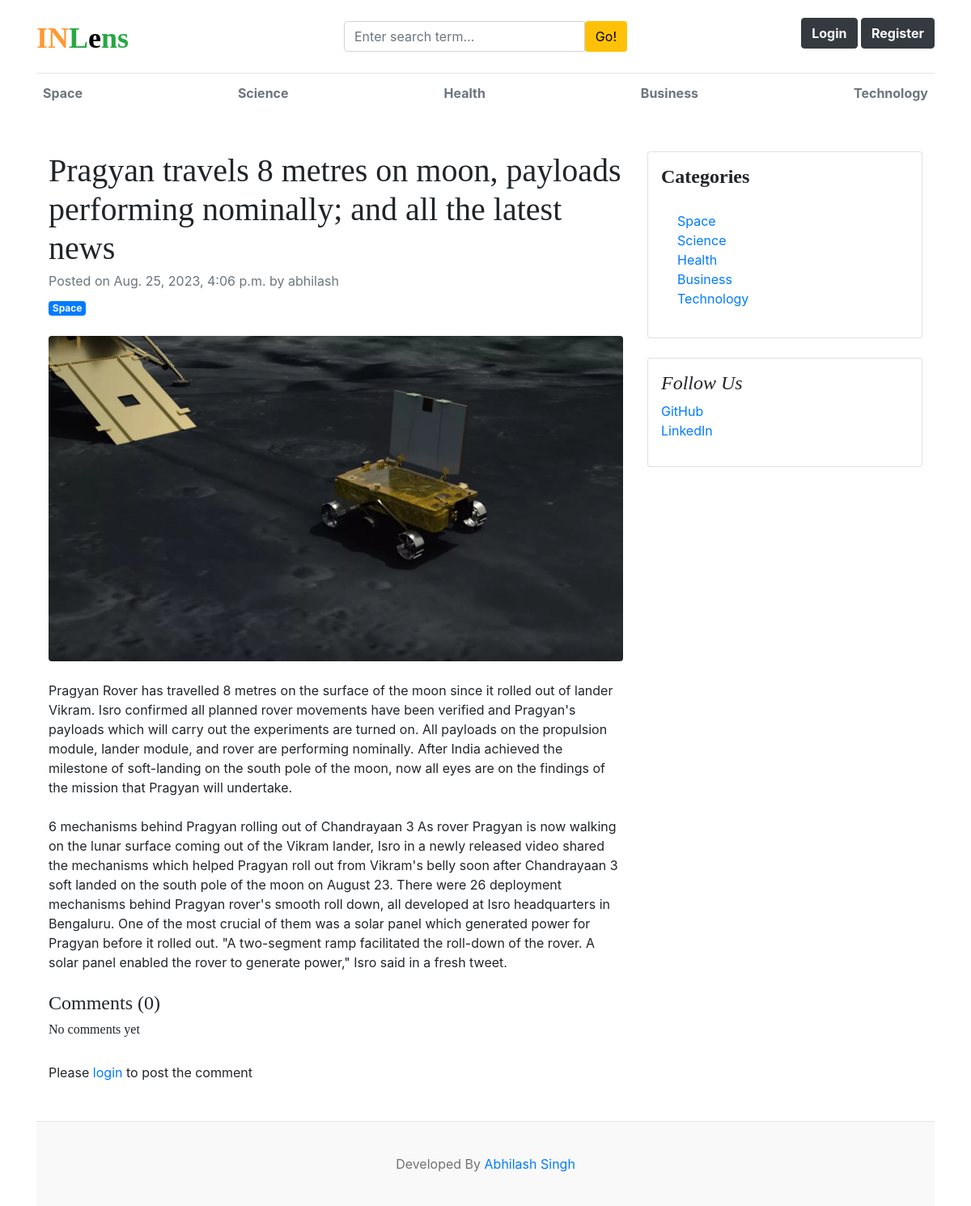
/blogs/title-38/, run on the app's committed database.
### blogs/models.py (models this page shows, shortened)
class Category(models.Model):
    category_name = models.CharField(max_length=200, unique=True)
    created_at = models.DateTimeField(auto_now_add=True)
    updated_at = models.DateTimeField(auto_now=True)
    class Meta: # to correct the spelling of categories changing the metadata.
        verbose_name_plural = 'categories'
    def __str__(self):
        return self.category_name

class Blog(models.Model):
    title =  models.CharField(max_length=1000)
    slug = models.SlugField(max_length=1000, unique=True, blank=True)
    category = models.ForeignKey(Category, on_delete=models.CASCADE) # means when we delete the category then the blog post of that category also will deleted.
    author = models.ForeignKey(User, on_delete=models.CASCADE) # if user delete then all blog also get deleted.
    featured_image = models.ImageField(upload_to='upload/%y/%m/%d', height_field=None, width_field=None, max_length=None)
    short_description = models.TextField(max_length= 2000, blank = True)
    blog_body = models.TextField(max_length= 2000, blank = True)
    status = models.CharField(max_length=20,choices=STATUS_CHOICES, default='Draft')
    is_featured = models.BooleanField(default=False)
    created_at = models.DateTimeField(auto_now_add=True)
    updated_at = models.DateTimeField(auto_now=True)

### assignments/models.py (models this page shows, shortened)
class SocialLink(models.Model):
    platform = models.CharField(max_length=25)
    link = models.URLField(max_length=100)
    created_at = models.DateTimeField(auto_now_add=True)
    updated_at = models.DateTimeField(auto_now=True)

### blogs/views.py (the view, shortened to what this page needs)
# urls.py: path('blogs/<slug:slug>/', BlogsView.blogs, name='blogs'),
def blogs(request, slug):
    single_blog = get_object_or_404(Blog, slug=slug, status='Published')
    comments = Comment.objects.filter(blog=single_blog)
    comment_count = comments.count()
    context = {
        'single_blog': single_blog,
        'comments': comments,
        'comment_count': comment_count,
    }
    return render(request, 'blogs.html', context)

### blogs/context_processors.py (called while the page is built)
def get_categories(request):
    categories = Category.objects.all()
    return dict(categories=categories)

def get_social_links(request):
    social_links = SocialLink.objects.all()
    return dict(social_links=social_links)

### templates/blogs.html
{% extends 'base.html' %}
{% block content %}
<div class="container mt-5">
    <div class="row">
        <div class="col-lg-8">
            <article>
                <header class="mb-4">
                    <h1 class="fw-bolder mb-1">{{single_blog.title}}</h1>
                    <div class="text-muted fst-italic mb-2">Posted on {{ single_blog.created_at}} by {{single_blog.author}}</div>
                    <a class="badge bg-primary text-decoration-none text-light" href="#!">{{ single_blog.category}}</a>
                </header>
                <figure class="mb-4"><img class="img-fluid rounded" src="{{ single_blog.featured_image.url }}" alt="..." /></figure>
                <section class="mb-5">
                    <p class="fs-5 mb-4">{{single_blog.short_description | safe }}</p>
                    <p class="fs-5 mb-4">{{single_blog.blog_body | safe }}</p>
                    <h4>Comments ({{ comment_count }})</h4>
                    {% if comments%}
                        {% for comment in comments %}
                        <div class="card">
                            <div class="card-body">
                                <p class="card-text mb-0">{{ comment }}</p>
                                <hr class="mb-0 mt-0">
                                    <span>
                                        <small> By {{ comment.user }}</small>
                                        <small>| {{ comment.created_at | timesince }} ago </small>
                                    </span>
                            </div>
                        </div>
                        {% endfor %}
                    {% else %}
                    <h6>No comments yet</h6>
                    {% endif %}
                    <br>
                    <div class="form-group">
                        {% if user.is_authenticated %}
                        <form action="" method="POST">
                            {% csrf_token %}
                            <div class="form-group">
                                <textarea name="comment" class="form-control" placeholder="Write your comment"></textarea>
                                <input type="submit" value="submit" class="btn btn-primary mt-2">
                            </div>
                        </form>
                        {%else%}
                        <p> Please <span><a href="{%url 'login' %}">login</a> to post the comment</span> </p>
                        {% endif  %}
                    </div>
                    </section>
            </article>
        </div>
        <div class="col-lg-4">
            <div class="card mb-4 p-3">
                <h4 class="font-weight-bold">Categories</h4>
                <div class="card-body">
                    <div class="row">
                        <div class="col-sm-6">
                            <ul class="list-unstyled mb-0">
                                {%  for cat in categories %}
                                <li><a href="{% url 'posts_by_category' cat.id%}">{{ cat.category_name }}</a></li>
                                {% endfor %}
                            </ul>
                        </div>
                        <div class="col-sm-6">
                        </div>
                    </div>
                </div>
            </div>
            {% if social_links %}
            <div class="card mb-4 p-3">
                <h4 class="font-italic">Follow Us</h4>
                <ol class="list-unstyled">
                    {% for i in social_links %}
                    <li><a href="{{ i.link }}" target="_blank">{{ i.platform }}</a></li>
                    {% endfor %}
                </ol>
            </div>
            {% endif %}
        </div>
    </div>
</div>
{% endblock %}

### templates/base.html (shortened to what this page needs)
{% load static %}
<!DOCTYPE html>
<html lang="en">
<head>
    <link href="https://getbootstrap.com/docs/4.0/dist/css/bootstrap.min.css" rel="stylesheet">
    <link href="https://applesocial.s3.amazonaws.com/assets/styles/fonts/sanfrancisco/sanfranciscodisplay-regular-webfont.woff" rel="stylesheet">
    <link href="{% static 'css/blog.css' %}" rel="stylesheet">
    <link rel="stylesheet" href="https://cdnjs.cloudflare.com/ajax/libs/font-awesome/4.7.0/css/font-awesome.min.css">
  </head>
<body>
    <div class="container">
      <header class="blog-header py-3">
        <div class="row flex-nowrap justify-content-between align-items-center">
          <div class="col-4 pt-1">
            <a class="blog-header-logo text-success font-weight-bold" href="/"><b style="color:#FF9933">IN</b>L<b style="color:black">e</b>ns</a>
          </div>
          <div class="col-4">
            <form action="{% url 'search' %}" method='GET'>
              <div class="input-group">
                <input class="form-control" type="text" name="keyword" value="{{keyword}}" placeholder="Enter search term..." aria-label="Enter search term..." aria-describedby="button-search" />
                <button type="submit" class="btn bg-warning" id="button-search" type="button">Go!</button>
            </div>
          </form>
        </div>
          <div class="col-4 d-flex justify-content-end align-items-center">
            {% if not user.is_authenticated %}
            <a class="btn btn-dark text-light float-right mb-2  font-weight-bold" href="{% url 'login' %}">Login</a> &nbsp;
            <a class="btn btn-dark text-light float-right mb-2 font-weight-bold" href="{% url 'register' %}">Register</a>
            {% else %}
            <span><a class="btn btn-dark text-light float-right mb-2  font-weight-bold " href="{% url 'dashboard'%}">dashboard</a></span>
            &emsp;
            <span><a class ="btn btn-dark text-light float-right mb-2 font-weight-bold" href="{% url 'logout' %}">Logout</a></span>
            {% endif %}
          </div>
        </div>
      </header>
      <div class="nav-scroller py-1 mb-2">
        <nav class="nav d-flex justify-content-between">
          {% for cat in categories %}
          <a class="p-2 text-muted font-weight-bold" href="{% url 'posts_by_category' cat.id%}">{{cat.category_name}}</a>
          {% endfor %}
        </nav>
      </div>
{% block content %}
{% endblock %}
<footer class="blog-footer">
    <p>Developed By <a href="#">Abhilash Singh</a></p>
  </footer>
  </body>
  </html>

### blog_main/static/css/blog.css (style rules this page uses)
.blog-header { border-bottom: 1px solid #e5e5e5; }
.blog-header-logo { font-family: "Playfair Display", Georgia, "Times New Roman", serif; font-size: 2.25rem; }
h1, h2, h3, h4, h5, h6 { font-family: "Playfair Display", Georgia, "Times New Roman", serif; }
.blog-footer { padding: 2.5rem 0; color: #727272; text-align: center; background-color: #f9f9f9; border-top: .05rem solid #e5e5e5; }
.blog-footer p:last-child { margin-bottom: 0; }

### data on the page
Category: category_name "Space"
Category: category_name "Science"
Category: category_name "Health"
Category: category_name "Business"
Category: category_name "Technology"
Blog: title "Pragyan travels 8 metres on moon, payloads performing nominally; and all the latest news", created_at "Aug. 25, 2023, 4:06 p.m.", author "abhilash", category "Space", featured_image (picture), short_description "Pragyan Rover has travelled 8 metres on the surface of the moon since it rolled out of lander Vikram. Isro confirmed all planned rover movements have been verified and Pragyan's payloads which will carry out the experiments are turned on. All payloads on the propulsion module, lander module, and rover are performing nominally. After India achieved the milestone of soft-landing on the south pole of the moon, now all eyes are on the findings of the mission that Pragyan will undertake.", blog_body "6 mechanisms behind Pragyan rolling out of Chandrayaan 3 As rover Pragyan is now walking on the lunar surface coming out of the Vikram lander, Isro in a newly released video shared the mechanisms which helped Pragyan roll out from Vikram's belly soon after Chandrayaan 3 soft landed on the south pole of the moon on August 23. There were 26 deployment mechanisms behind Pragyan rover's smooth roll down, all developed at Isro headquarters in Bengaluru. One of the most crucial of them was a solar panel which generated power for Pragyan before it rolled out. \"A two-segment ramp facilitated the roll-down of the rover. A solar panel enabled the rover to generate power,\" Isro said in a fresh tweet."
SocialLink: platform "GitHub"
SocialLink: platform "LinkedIn"

### other printed values
{{ comment_count }} "0"
